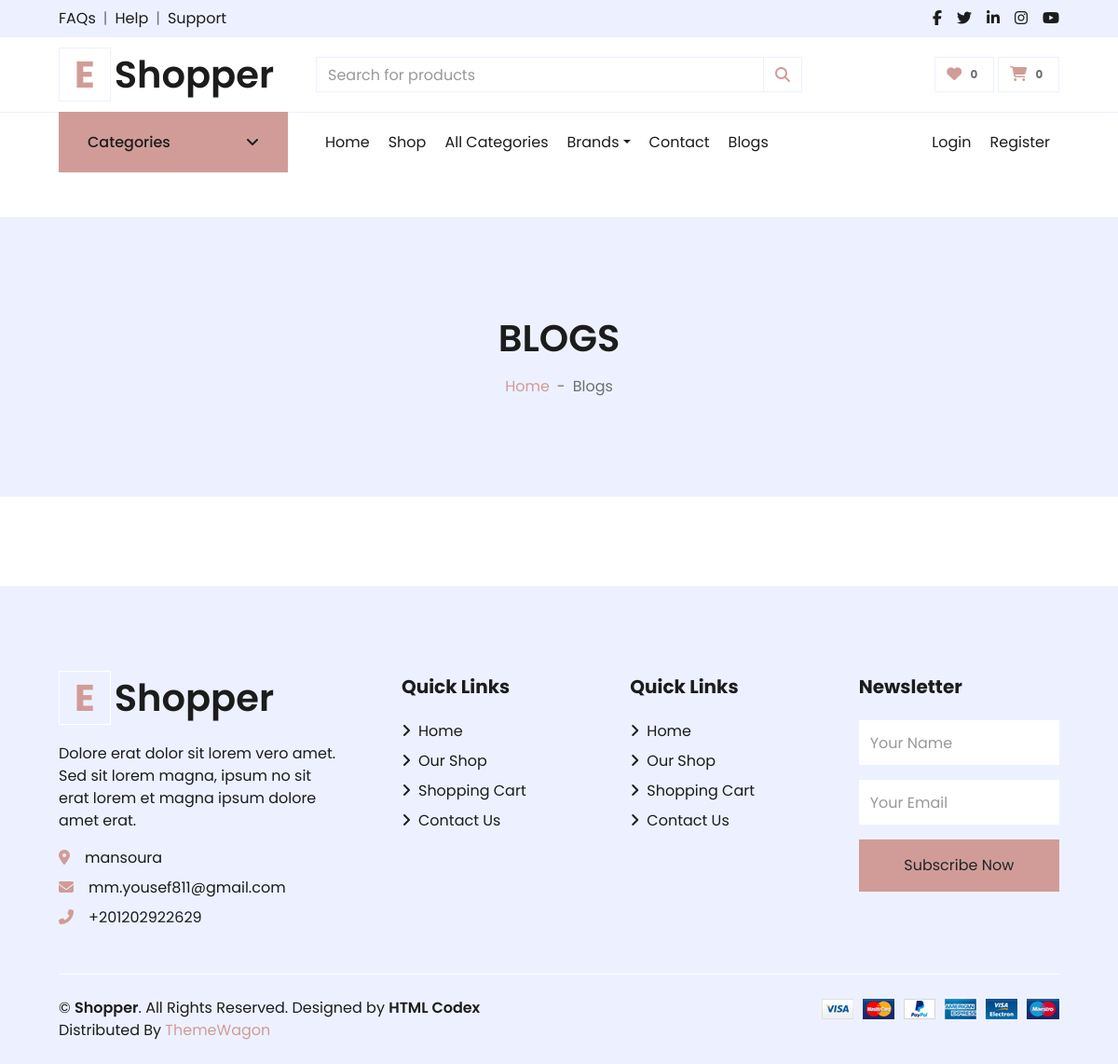
/blog/, run on an earlier commit of the app's database.
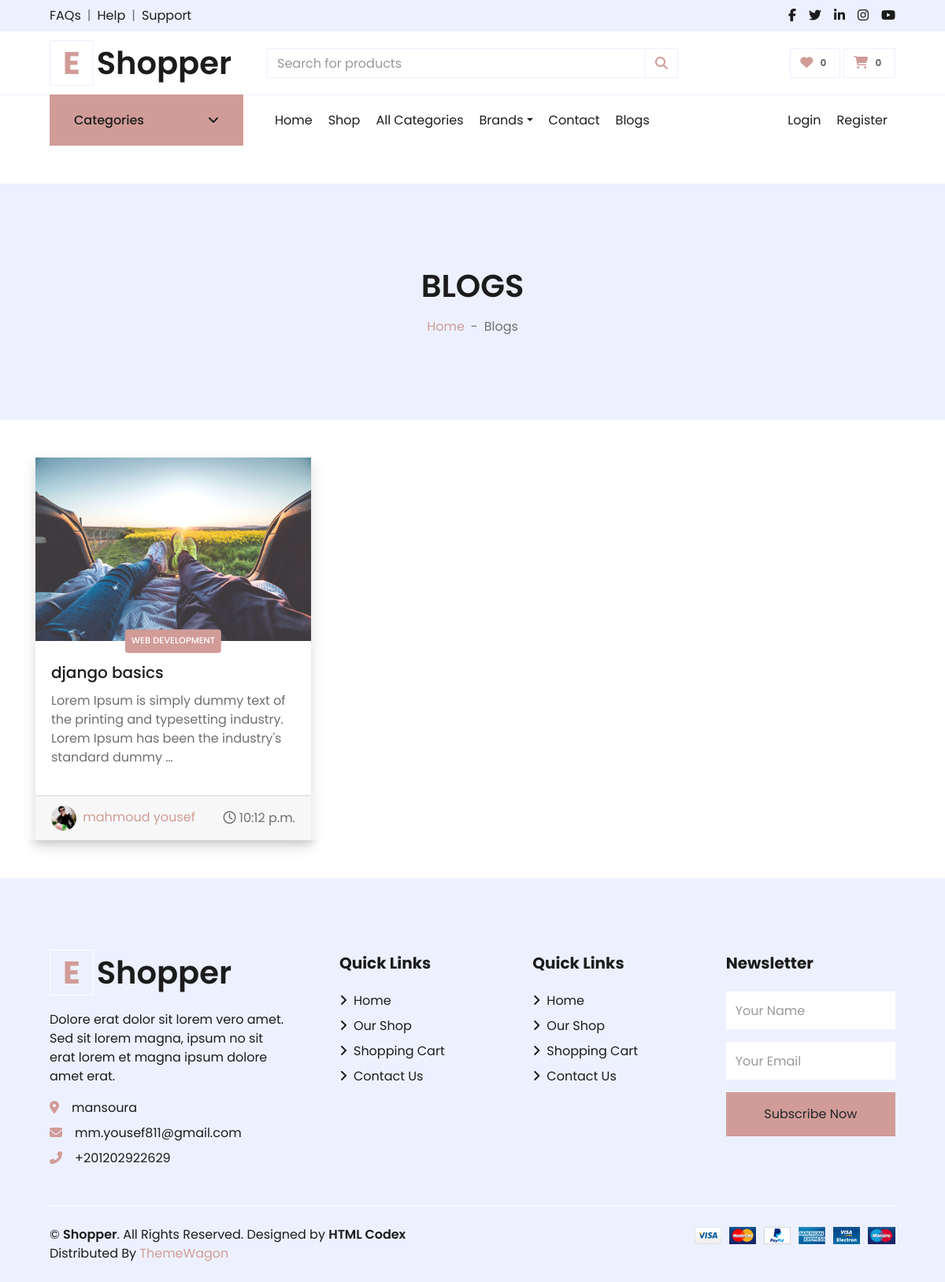
And on a later commit of the database.
### settings/models.py (models this page shows, shortened)
class Post(models.Model):
    auther = models.ForeignKey(User, related_name="post_auther",verbose_name=_('auther'), on_delete=models.CASCADE)
    title = models.CharField(max_length=100,verbose_name=_('title'))
    tags = TaggableManager(_("tags"))
    image = models.ImageField(_("image"),upload_to='post/')
    created_at = models.TimeField( _("created_at"),default=timezone.now)
    description = models.TextField(_("description"),max_length=100000)
    category = models.ForeignKey('Category',related_name='post_category',verbose_name=_('category'),on_delete=models.CASCADE)
    slug = models.SlugField(_("url"),null=True,blank=True)
    views = models.PositiveIntegerField(default=0)
    def __str__(self):
        return self.title

class Category(models.Model):
    name = models.CharField(max_length=60)
    class Meta:
        verbose_name = "Post Category"
    def __str__(self):
        return self.name

### accounts/models.py (models this page shows, shortened)
class User(AbstractBaseUser):
    first_name      = models.CharField(max_length=50)
    last_name       = models.CharField(max_length=50)
    username        = models.CharField(max_length=50, unique=True)
    email           = models.EmailField(max_length=100, unique=True)
    phone_number    = models.CharField(max_length=50)
    date_joined     = models.DateTimeField(auto_now_add=True)
    last_login      = models.DateTimeField(auto_now_add=True)
    is_admin        = models.BooleanField(default=False)
    is_staff        = models.BooleanField(default=False)
    is_active        = models.BooleanField(default=False)
    is_superadmin        = models.BooleanField(default=False)
    USERNAME_FIELD = 'email'
    REQUIRED_FIELDS = ['username', 'first_name', 'last_name']
    objects = MyAccountManager()
    def full_name(self):
        return f'{self.first_name} {self.last_name}'

class Profile(models.Model):
    user = models.OneToOneField(User,on_delete=models.CASCADE)
    address = models.CharField(max_length=50,blank=True , null=True)
    image = models.ImageField(upload_to='users_images/',blank=True , null=True)
    about = models.TextField(max_length=4000 , blank=True , null=True)
    country = models.CharField(max_length=50 ,blank=True, null=True)
    company = models.CharField(max_length=100 ,blank=True, null=True)
    address_line_1 = models.CharField( max_length=50 , blank=True , null=True)
    address_line_2 = models.CharField( max_length=50 , blank=True , null=True)
    headline = models.CharField(max_length=50 , blank=True, null=True)
    city = models.CharField(max_length=50 ,blank=True, null=True)

### settings/views.py (the view)
# urls.py: 2. Add a URL to urlpatterns:  path('blog/', include('blog.urls'))
def blog(request):
    post = Post.objects.all()
    context = {
        'post':post
    }
    return render(request , 'blog_list.html' , context)

### accounts/favourite_context.py (called while the page is built, shortened)
def counter(request):
    product_count = 0
    return dict(product_count=product_count)

### carts/cart_context.py (called while the page is built)
def cart_count(request):
    cart_counter = 0
    if 'admin' in request.path:
        return{}
    else:
        try:
            cart = Cart.objects.filter(cart_id=_cart_id(request))
            if request.user.is_authenticated:
                cart_items = CartItem.objects.all().filter(user=request.user)
            else:
                cart_items = CartItem.objects.all().filter(cart=cart[:1])
            for cart_item in cart_items:
                cart_counter += cart_item.quantity
        except Cart.DoesNotExist :
            cart_counter = 0
    return dict(cart_counter=cart_counter)

### carts/views.py (called while the page is built)
def _cart_id(request):
    cart = request.session.session_key
    if not cart:
        cart = request.session.create()
    return cart

### products/models.py (called while the page is built)
    def get_url(self):
        return reverse('product_by_subcategory',args=[self.id])

    def get_url(self):
        return reverse('product_by_brand',args=[self.slug])

    def __str__(self):
        return self.BRDName

### settings/templates/blog_list.html
{% extends "base.html" %}
{% load static %}
{% block body %}
<div class="container-fluid bg-secondary mb-5">
    <div class="d-flex flex-column align-items-center justify-content-center" style="min-height: 300px">
        <h1 class="font-weight-semi-bold text-uppercase mb-3">Blogs</h1>
        <div class="d-inline-flex">
            <p class="m-0"><a href="/">Home</a></p>
            <p class="m-0 px-2">-</p>
            <p class="m-0">Blogs</p>
        </div>
    </div>
</div>
    <div class="blog" id="blog">
        <div class="container my-5">
            <div class="row row-cols-1 row-cols-md-3 g-4">
                {% for post in post %}
                <div class="col-lg-4 col-md-6 col-sm-12 card-style">
                    <div class="card border-0 shadow h-100">
                        <img src="{{post.image.url}}" class="card-img-top" alt="...">
                        <div class="card-body position-relative">
                            <h5 class="card-title pt-2">{{post}}</h5>
                            <p class="card-text">{{post.description|truncatewords:20}}</p>
                            <div class="bg-primary position-absolute top-0 start-50 translate-middle cat-style   rounded">
                                <h6 class="p-2 h6-style">{{post.category}}</h6>
                            </div>
                        </div>
                        <div class="card-footer d-flex flex-row justify-content-between align-items-center">
                            <div class="img-profile">
                                <img src="{{post.auther.profile.image.url}}" class="avatar rounded-circle" alt="">
                                <a href="#"><span>{{post.auther.full_name}}</span></a>
                            </div>
                            <span class="text-body-secondary"><i class="fa-regular fa-clock"></i> {{post.created_at}}</span>
                        </div>
                    </div>
                </div>
                {% endfor %}
            </div>
        </div>
    </div>
{% endblock body %}

What changed in the data, as far as the page shows it:
added Post: image (picture), title "django basics", description "Lorem Ipsum is simply dummy text of the printing and typesetting industry. Lorem Ipsum has been the industry's standard dummy …", category "WEB DEVELOPMENT", auther.profile.image (picture), auther.full_name "mahmoud yousef", created_at "10:12 p.m."
